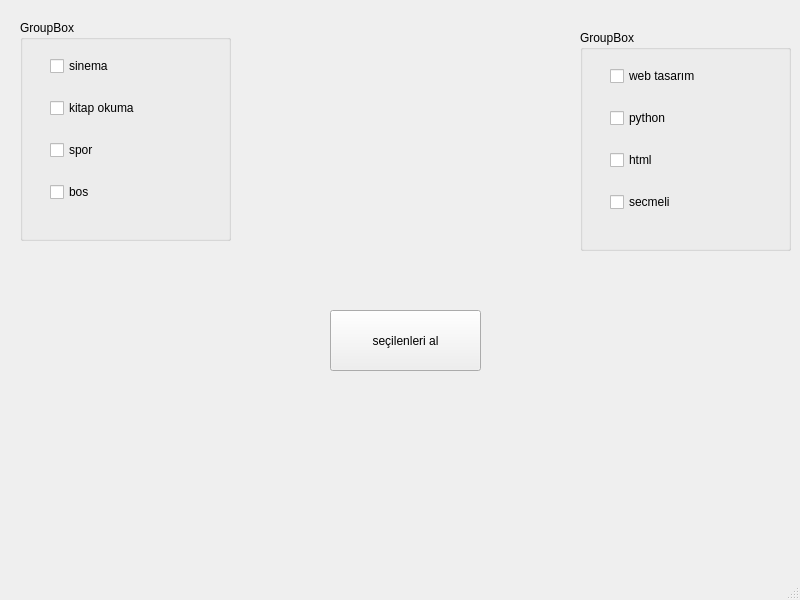
<?xml version="1.0" encoding="UTF-8"?>
<ui version="4.0">
 <class>MainWindow</class>
 <widget class="QMainWindow" name="MainWindow">
  <property name="geometry">
   <rect>
    <x>0</x>
    <y>0</y>
    <width>800</width>
    <height>600</height>
   </rect>
  </property>
  <property name="windowTitle">
   <string>MainWindow</string>
  </property>
  <widget class="QWidget" name="centralwidget">
   <widget class="QPushButton" name="btn_secilen">
    <property name="geometry">
     <rect>
      <x>330</x>
      <y>310</y>
      <width>151</width>
      <height>61</height>
     </rect>
    </property>
    <property name="text">
     <string>seçilenleri al</string>
    </property>
   </widget>
   <widget class="QLabel" name="lbl_text">
    <property name="geometry">
     <rect>
      <x>290</x>
      <y>70</y>
      <width>241</width>
      <height>101</height>
     </rect>
    </property>
    <property name="text">
     <string/>
    </property>
   </widget>
   <widget class="QGroupBox" name="grouphobi">
    <property name="geometry">
     <rect>
      <x>20</x>
      <y>20</y>
      <width>211</width>
      <height>221</height>
     </rect>
    </property>
    <property name="title">
     <string>GroupBox</string>
    </property>
    <widget class="QWidget" name="verticalLayoutWidget">
     <property name="geometry">
      <rect>
       <x>30</x>
       <y>20</y>
       <width>160</width>
       <height>181</height>
      </rect>
     </property>
     <layout class="QVBoxLayout" name="verticalLayout">
      <item>
       <widget class="QCheckBox" name="cb_sinema">
        <property name="acceptDrops">
         <bool>false</bool>
        </property>
        <property name="text">
         <string>sinema</string>
        </property>
       </widget>
      </item>
      <item>
       <widget class="QCheckBox" name="cb_kitap_2">
        <property name="text">
         <string>kitap okuma</string>
        </property>
       </widget>
      </item>
      <item>
       <widget class="QCheckBox" name="cb_spor">
        <property name="text">
         <string>spor </string>
        </property>
       </widget>
      </item>
      <item>
       <widget class="QCheckBox" name="cb_bos">
        <property name="text">
         <string>bos</string>
        </property>
       </widget>
      </item>
     </layout>
    </widget>
   </widget>
   <widget class="QGroupBox" name="groupders">
    <property name="geometry">
     <rect>
      <x>580</x>
      <y>30</y>
      <width>211</width>
      <height>221</height>
     </rect>
    </property>
    <property name="title">
     <string>GroupBox</string>
    </property>
    <widget class="QWidget" name="verticalLayoutWidget_2">
     <property name="geometry">
      <rect>
       <x>30</x>
       <y>20</y>
       <width>160</width>
       <height>181</height>
      </rect>
     </property>
     <layout class="QVBoxLayout" name="verticalLayout_2">
      <item>
       <widget class="QCheckBox" name="cb_sinema_2">
        <property name="acceptDrops">
         <bool>false</bool>
        </property>
        <property name="text">
         <string>web tasarım</string>
        </property>
       </widget>
      </item>
      <item>
       <widget class="QCheckBox" name="cb_kitap_3">
        <property name="text">
         <string>python</string>
        </property>
       </widget>
      </item>
      <item>
       <widget class="QCheckBox" name="cb_spor_2">
        <property name="text">
         <string>html</string>
        </property>
       </widget>
      </item>
      <item>
       <widget class="QCheckBox" name="cb_bos_2">
        <property name="text">
         <string>secmeli</string>
        </property>
       </widget>
      </item>
     </layout>
    </widget>
   </widget>
  </widget>
  <widget class="QMenuBar" name="menubar">
   <property name="geometry">
    <rect>
     <x>0</x>
     <y>0</y>
     <width>800</width>
     <height>21</height>
    </rect>
   </property>
  </widget>
  <widget class="QStatusBar" name="statusbar"/>
 </widget>
 <resources/>
 <connections/>
</ui>
